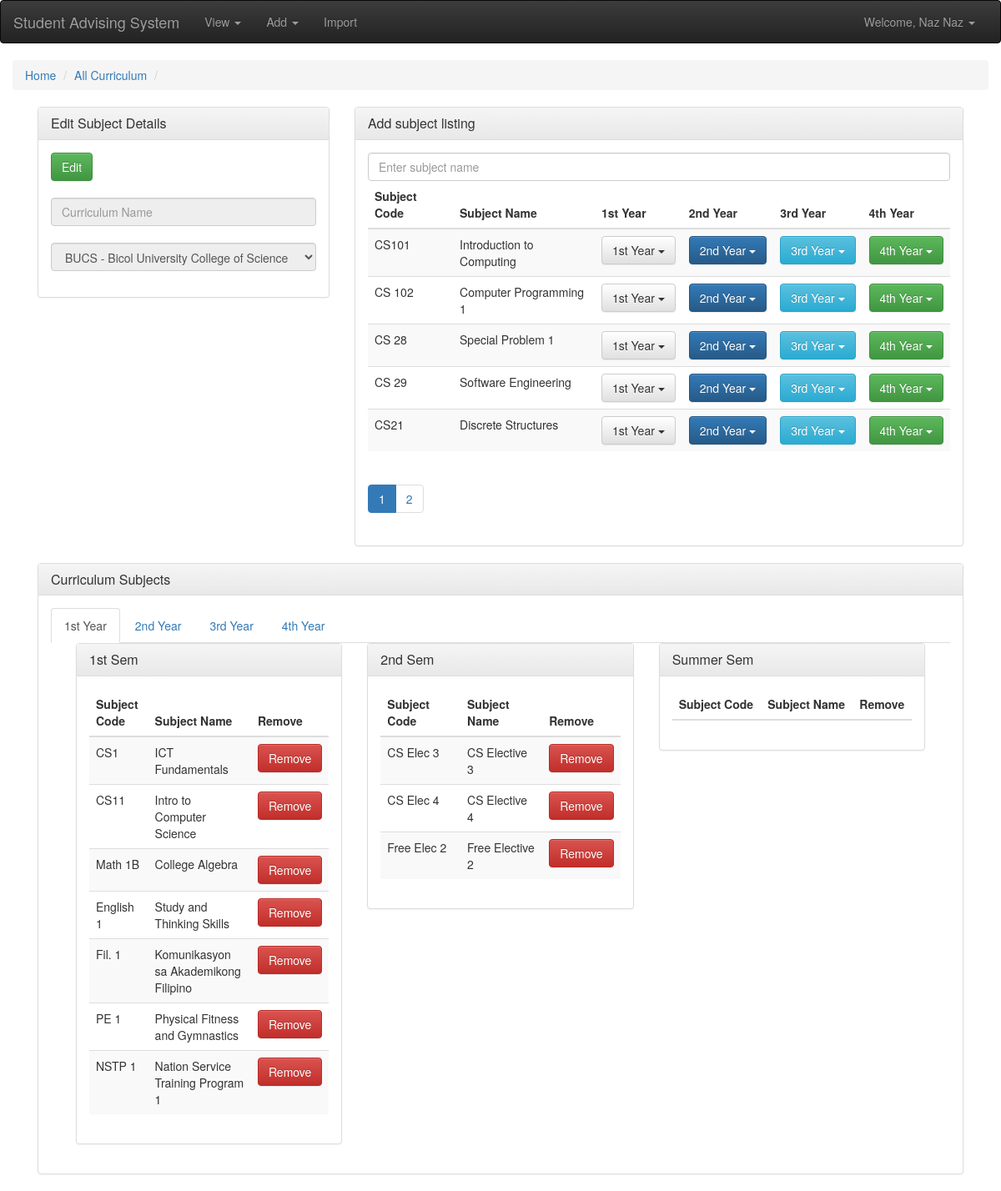
The page /edit/curriculum.php (signed in) on the database as committed earlier.
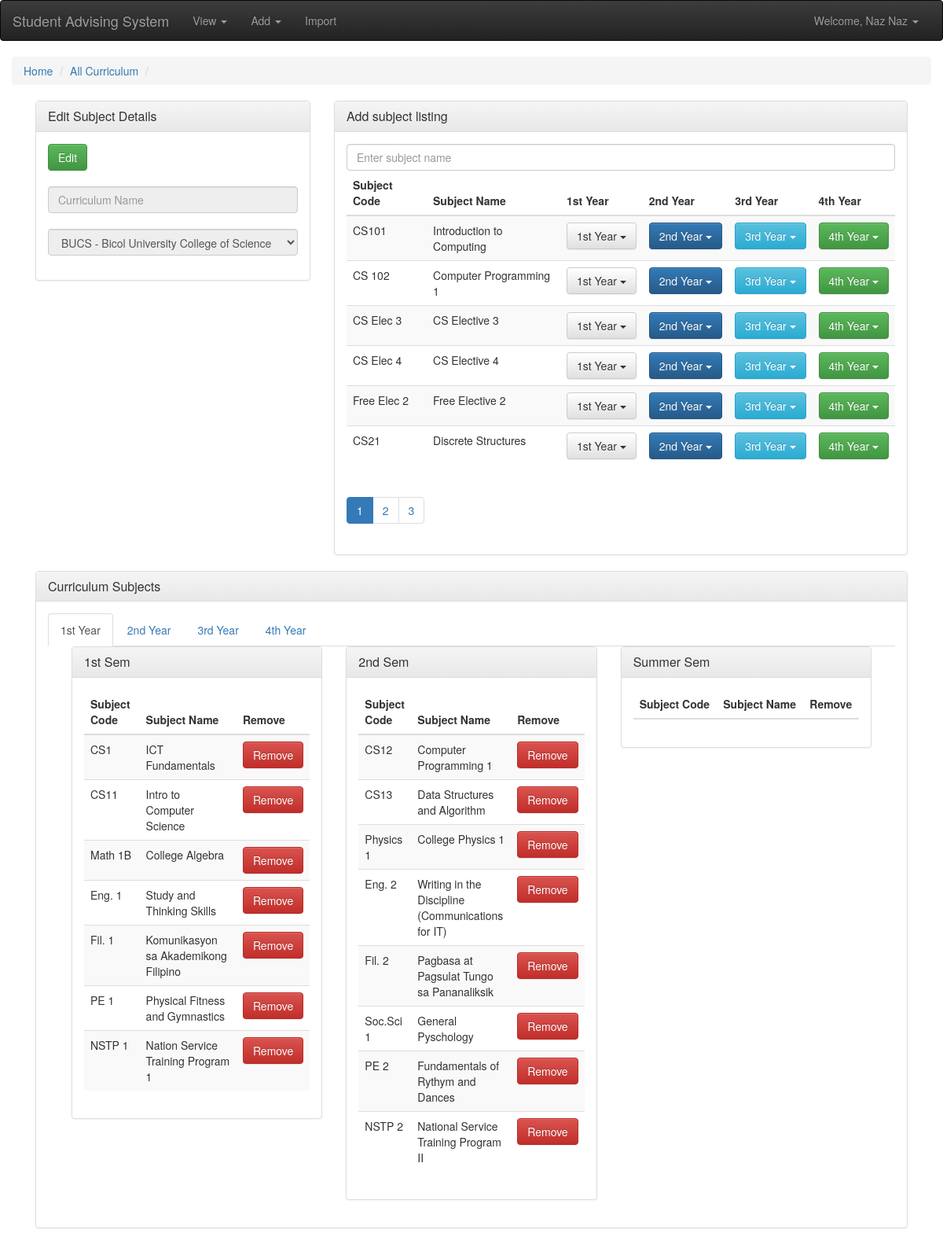
The same page on the database as committed later.
### tables this page shows
CREATE TABLE `subject` (
  `subject_id` int(255) NOT NULL,
  `subject_name` varchar(255) NOT NULL,
  `subject_description` varchar(255) NOT NULL,
  `lecture_unit` int(255) DEFAULT NULL,
  `lab_unit` int(5) DEFAULT NULL,
  `credit_unit` int(5) NOT NULL
);

### edit/curriculum.php (the view, shortened to what the changed rows need)
<?php
	include '../backend/connection.php';
?>
<!DOCTYPE html>
<html>
	<head>
		<link rel="stylesheet" href="../css/bootstrap.min.css">
		<link rel="stylesheet" href="../css/bootstrap-theme.min.css">
	</head>
	<body>
		<div class="container-fluid">
			<div class="container-fluid">
				<div class="col-md-8">
					<div class="panel panel-default">
					  <div class="panel-body">
					    <div class="table-responsive">
							<table class="table table-striped">
								<thead>
									<tr>
										<th>Subject Code</th>
										<th>Subject Name</th>
										<th>1st Year</th>
										<th>2nd Year</th>
										<th>3rd Year</th>
										<th>4th Year</th>
									</tr>
								</thead>
								<tbody id="addsubjectcurr" class="pagina-tbl srch-rslt">
									<?php
										$sql = "SELECT * FROM subject LIMIT 0,10";
										$result = $conn->query($sql);
										while($row = $result->fetch_assoc()){
											$sql2 = "SELECT * FROM subject_curriculum WHERE subject_id = '".$row['subject_id']."'";
											$result2 = $conn->query($sql2);
											if($result2->fetch_assoc() > 0)
												{}
											else
											echo '
												<tr>
													<td>'.$row['subject_name'].'</td>
													<td>'.$row['subject_description'].'</td>
													<td>
														<div class="btn-group" role="group">
														    <button type="button" class="btn btn-default dropdown-toggle" data-toggle="dropdown" aria-haspopup="true" aria-expanded="false">
														      1st Year
														    	<span class="caret"></span>
														    </button>
														      <li><a href="#" onclick="addcursub(1,1,'.$row['subject_id'].')">1st Sem</a></li>
														      <li><a href="#" onclick="addcursub(1,2,'.$row['subject_id'].')">2nd Sem</a></li>
														      <li><a href="#" onclick="addcursub(1,3,'.$row['subject_id'].')">Summer</a></li>
														</div>
													</td>
													<td>
														<div class="btn-group" role="group">
														    <button type="button" class="btn btn-primary dropdown-toggle" data-toggle="dropdown" aria-haspopup="true" aria-expanded="false">
														      2nd Year
														    	<span class="caret"></span>
														    </button>
														      <li><a href="#" onclick="addcursub(2,1,'.$row['subject_id'].')">1st Sem</a></li>
														      <li><a href="#" onclick="addcursub(2,2,'.$row['subject_id'].')">2nd Sem</a></li>
														      <li><a href="#" onclick="addcursub(2,3,'.$row['subject_id'].')">Summer</a></li>
														</div>
													</td>
													<td>
														<div class="btn-group" role="group">
														    <button type="button" class="btn btn-info dropdown-toggle" data-toggle="dropdown" aria-haspopup="true" aria-expanded="false">
														     3rd Year
														    	<span class="caret"></span>
														    </button>
														       <li><a href="#" onclick="addcursub(3,1,'.$row['subject_id'].')">1st Sem</a></li>
														      <li><a href="#" onclick="addcursub(3,2,'.$row['subject_id'].')">2nd Sem</a></li>
														      <li><a href="#" onclick="addcursub(3,3,'.$row['subject_id'].')">Summer</a></li>
														</div>
													</td>
													<td>
														<div class="btn-group" role="group">
														    <button type="button" class="btn btn-success dropdown-toggle" data-toggle="dropdown" aria-haspopup="true" aria-expanded="false">
														      4th Year
														    	<span class="caret"></span>
														    </button>
														       <li><a href="#" onclick="addcursub(4,1,'.$row['subject_id'].')">1st Sem</a></li>
														      <li><a href="#" onclick="addcursub(4,2,'.$row['subject_id'].')">2nd Sem</a></li>
														      <li><a href="#" onclick="addcursub(4,3,'.$row['subject_id'].')">Summer</a></li>
														</div>
													</td>
												</tr>
											';
										}
									?>
								</tbody>
							</table>
							<div id="pagina-sect">
						    	<?php
									$sql = "SELECT COUNT(*) AS TOTAL FROM subject";
									$result = $conn->query($sql);
									$row = $result->fetch_assoc();
									$total = $row['TOTAL'];
									$numpages = $total/10;
									$pagenum = 10;
									echo '<input type="number" id="totpages" value="'.$numpages.'" hidden>
										<nav aria-label="Page Navigation">
											<ul class="pagination">';
									for($i=0;$i<$numpages;$i++){
										if($i==0)
											echo '<li class="active" id="page-'.$i.'"><a href="#" onclick="pagination('.$i.',4,0,'.$pagenum.')">'.($i+1).'</a></li>';
										else
											echo '<li class="" id="page-'.$i.'"><a href="#" onclick="pagination('.$i.',4,'.$pagenum.','.($pagenum = $pagenum+$pagenum).')">'.($i+1).'</a></li>';
									}
								?>
							</div>
						</div>
					  </div>
					</div>
				</div>
				<div class="col-md-12">
					<div class="panel panel-default">
					  	<div class="panel-body">
							<div class="tab-content">
								<div role="tabpanel" class="tab-pane active" id="1styrsubs">
									<div class="container-fluid">
										<div class="col-md-4">
											<div class="panel panel-default">
											  	<div class="panel-body">
											  		<div class="table-responsive">
											  			<table class="table table-striped">
											  				<thead>
											  					<tr>
											  						<th>Subject Code</th>
											  						<th>Subject Name</th>
											  						<th>Remove</th>
												  				</tr>
											  				</thead>
											  				<tbody id="tbodysublist11">
											  					<?php
											  						$sql = "SELECT * FROM subject,subject_curriculum WHERE subject.subject_id = subject_curriculum.subject_id AND subject_yrlvl = '1' AND subject_semester = '1'";
											  						$result = $conn->query($sql);
											  						while($row = $result->fetch_assoc()){
											  							echo '
											  								<tr>
											  									<td>'.$row['subject_name'].'</td>
											  									<td>'.$row['subject_description'].'</td>
											  									<td><button class="btn btn-danger" onclick="removecursub('.$row['subject_id'].',1,1)">Remove</button></td>
											  								</tr>
											  								';
											  						}
											  					?>
											  				</tbody>
											  			</table>
											  		</div>
											  	</div>
											</div>
										</div>
										<div class="col-md-4">
											<div class="panel panel-default">
											  	<div class="panel-body">
											  		<div class="table-responsive">
											  			<table class="table table-striped">
											  				<thead>
											  					<tr>
											  						<th>Subject Code</th>
											  						<th>Subject Name</th>
											  						<th>Remove</th>
												  				</tr>
											  				</thead>
											  				<tbody id="tbodysublist12">
											  					<?php
											  						$sql = "SELECT * FROM subject,subject_curriculum WHERE subject.subject_id = subject_curriculum.subject_id AND subject_yrlvl = '1' AND subject_semester = '2'";
											  						$result = $conn->query($sql);
											  						while($row = $result->fetch_assoc()){
											  							echo '
											  								<tr>
											  									<td>'.$row['subject_name'].'</td>
											  									<td>'.$row['subject_description'].'</td>
											  									<td><button class="btn btn-danger" onclick="removecursub('.$row['subject_id'].',1,2)">Remove</button></td>
											  								</tr>
											  								';
											  						}
											  					?>
											  				</tbody>
											  			</table>
											  		</div>
											  	</div>
											</div>
										</div>
										<div class="col-md-4">
											<div class="panel panel-default">
											  	<div class="panel-body">
											  		<div class="table-responsive">
											  			<table class="table table-striped">
											  				<thead>
											  					<tr>
											  						<th>Subject Code</th>
											  						<th>Subject Name</th>
											  						<th>Remove</th>
												  				</tr>
											  				</thead>
											  			</table>
											  		</div>
											  	</div>
											</div>
										</div>
									</div>
								</div>
							</div>
					  	</div>
					</div>
				</div>
			</div>
	</body>
</html>

Rows that differ between the two databases and show on the page:
no longer on this page (row unchanged): subject: subject_name "CS 28", subject_description "Special Problem 1", shown under "Add subject listing"
no longer on this page (row unchanged): subject: subject_name "CS 29", subject_description "Software Engineering", shown under "Add subject listing"
shown differently, row unchanged: subject "CS Elec 3": moves from the list under "2nd Sem" to the list under "Add subject listing"
shown differently, row unchanged: subject "CS Elec 4": moves from the list under "2nd Sem" to the list under "Add subject listing"
shown differently, row unchanged: subject "Free Elec 2": moves from the list under "2nd Sem" to the list under "Add subject listing"
changed subject "Study and Thinking Skills": subject_name "English 1" → "Eng. 1"
added subject: subject_name "CS12", subject_description "Computer Programming 1", shown under "2nd Sem"
added subject: subject_name "CS13", subject_description "Data Structures and Algorithm", shown under "2nd Sem"
added subject: subject_name "Physics 1", subject_description "College Physics 1", shown under "2nd Sem"
added subject: subject_name "Eng. 2", subject_description "Writing in the Discipline (Communications for IT)", shown under "2nd Sem"
added subject: subject_name "Fil. 2", subject_description "Pagbasa at Pagsulat Tungo sa Pananaliksik", shown under "2nd Sem"
added subject: subject_name "Soc.Sci 1", subject_description "General Pyschology", shown under "2nd Sem"
added subject: subject_name "PE 2", subject_description "Fundamentals of Rythym and Dances", shown under "2nd Sem"
added subject: subject_name "NSTP 2", subject_description "National Service Training Program II", shown under "2nd Sem"
Other text that changed with them:
new list line: "3"
